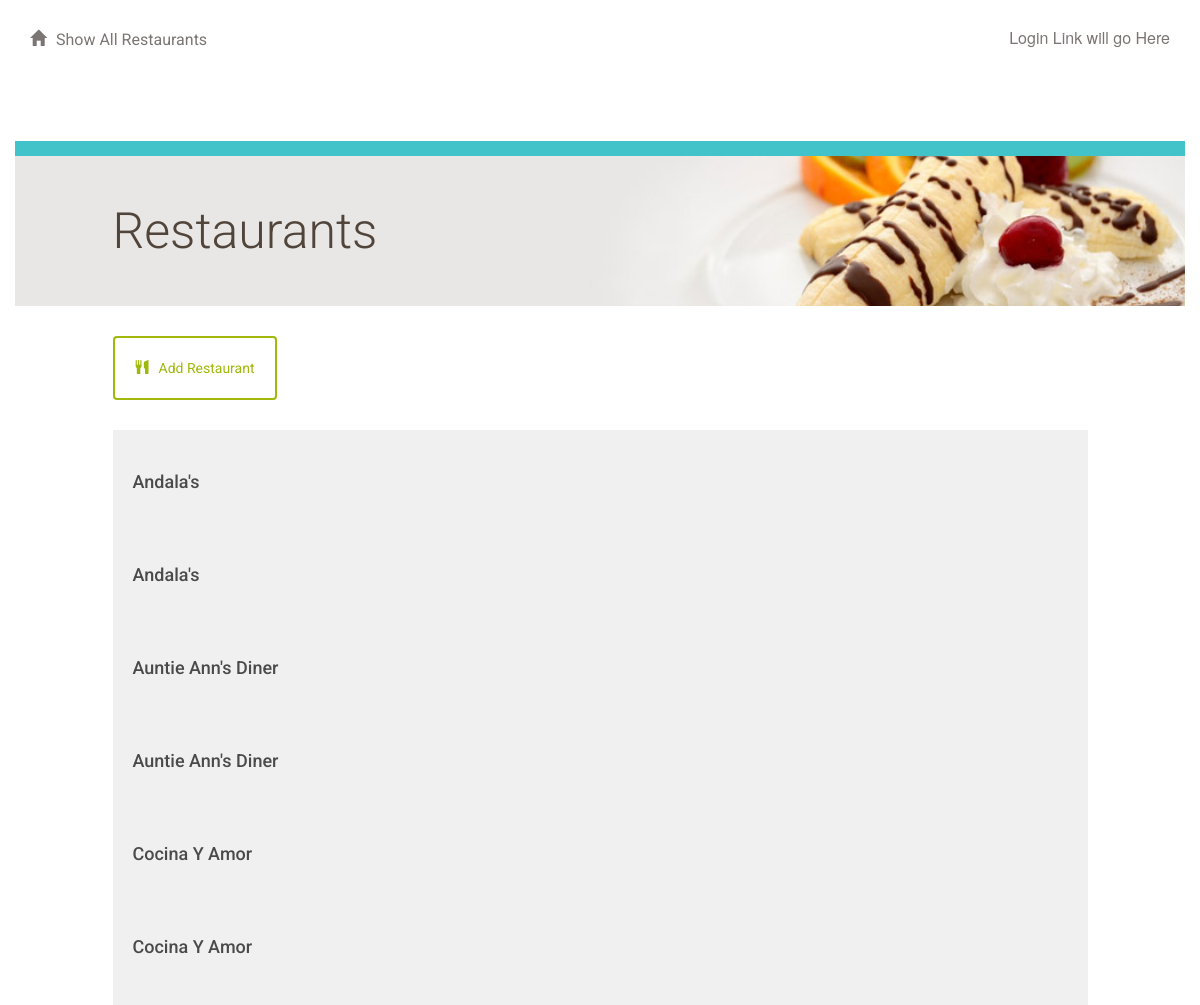
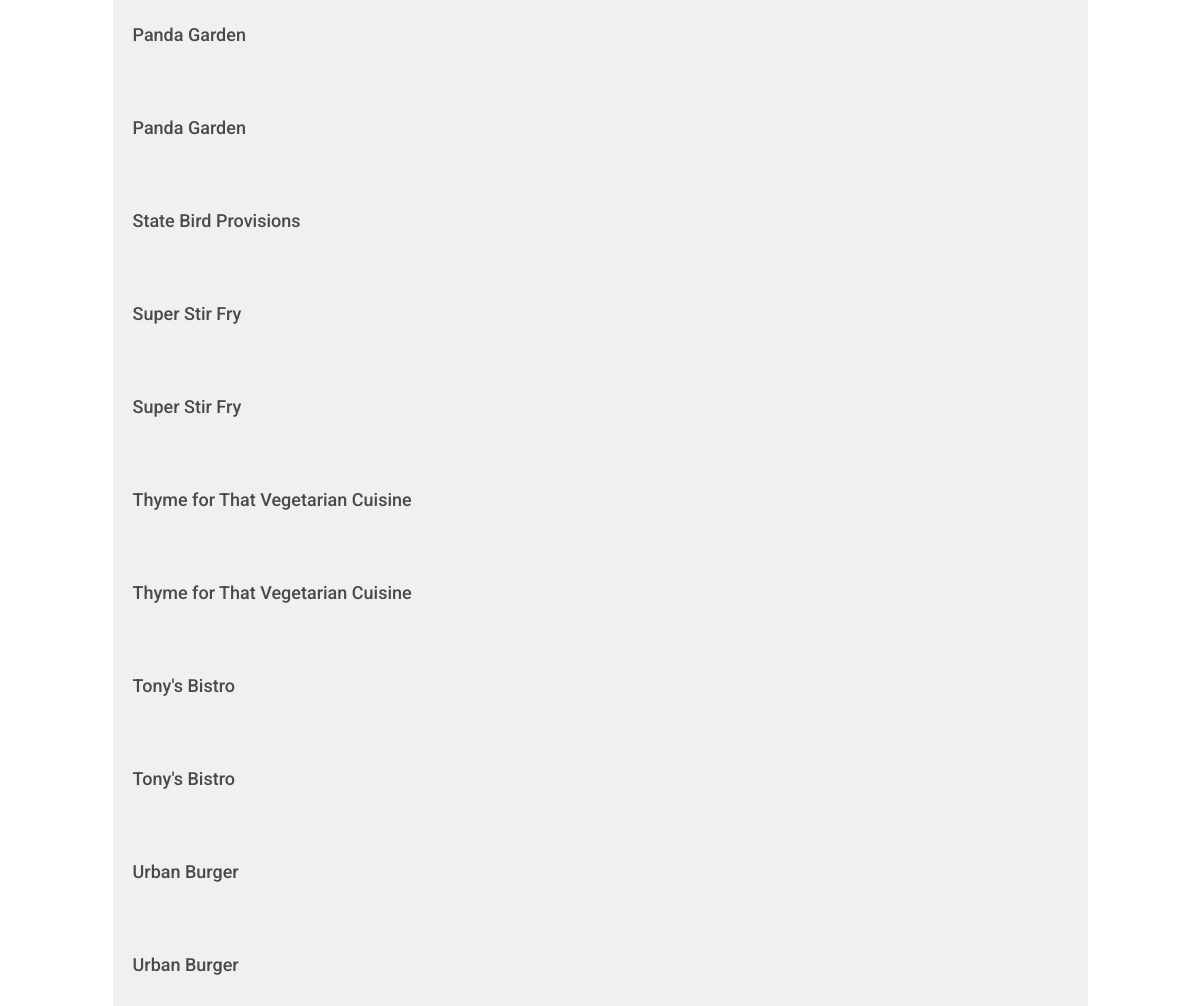
Page /restaurant/ on the earlier database version (2 pictures, top to bottom).
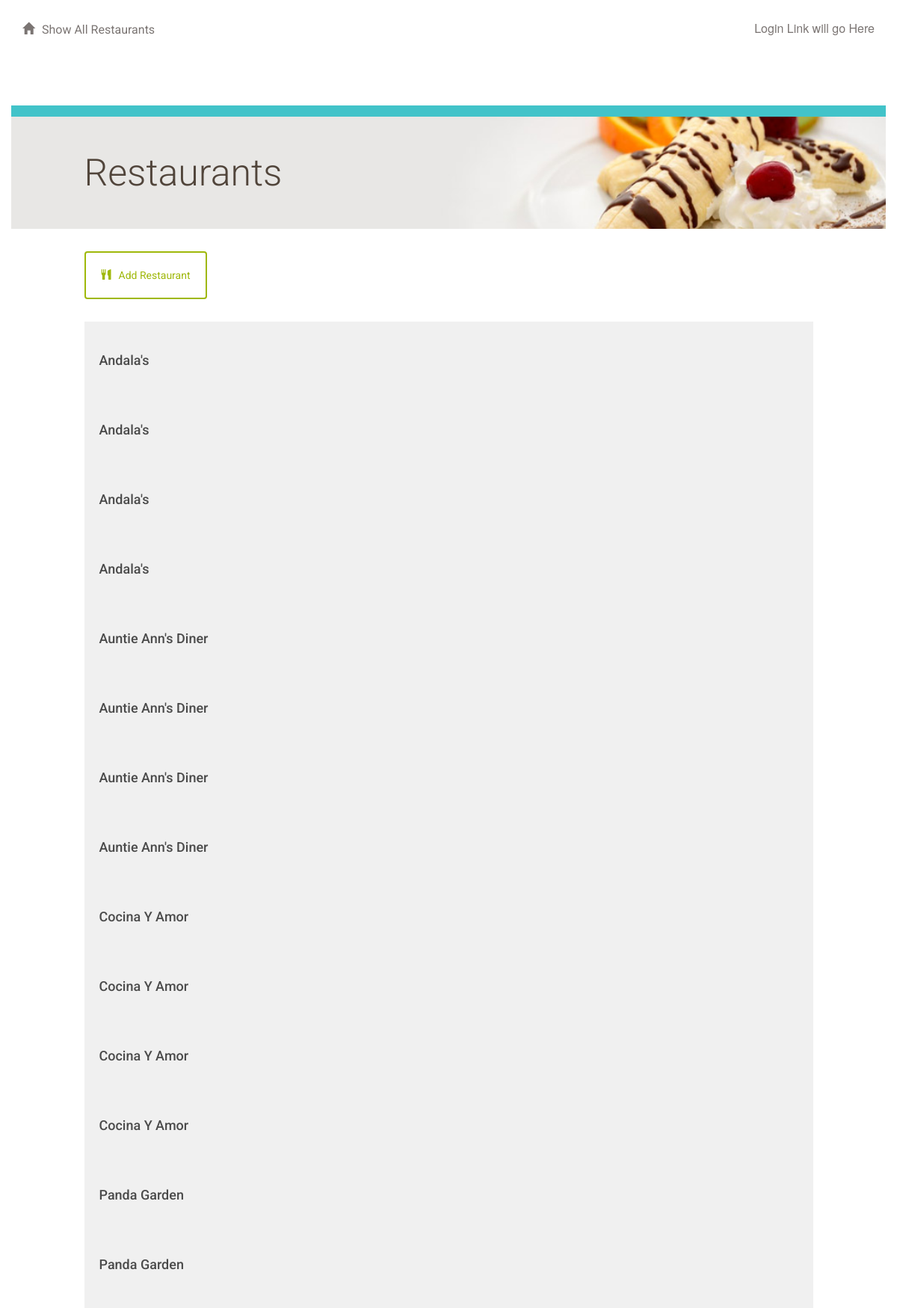
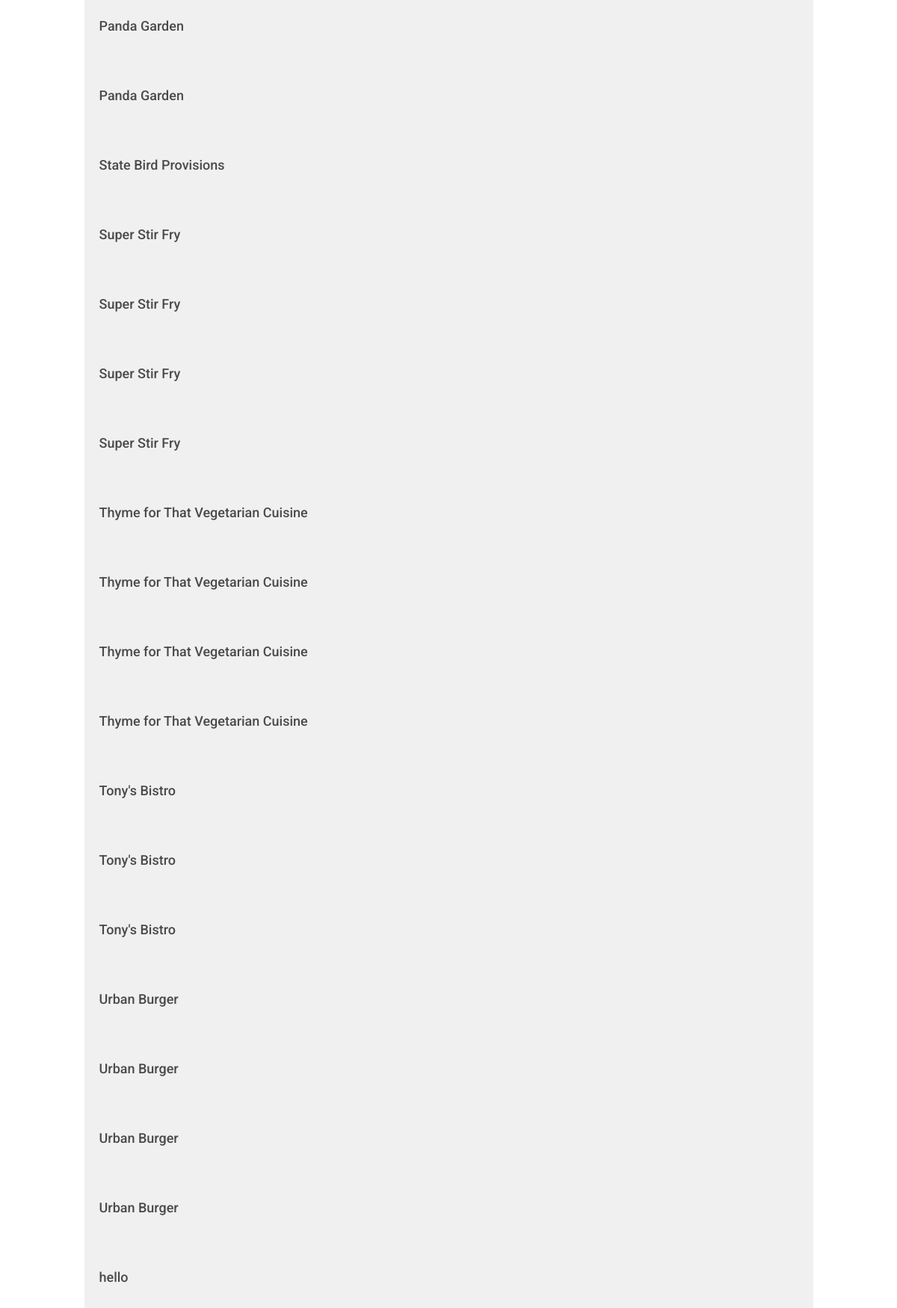
Same page on the later database version (2 pictures, top to bottom).
### database_setup.py (models this page shows, shortened)
class Restaurant(Base):
    __tablename__ = 'restaurant'
    id = Column(Integer, primary_key=True)
    name = Column(String(250), nullable=False)

### project.py (the view)
@app.route('/')
@app.route('/restaurant/')
def showRestaurants():
    restaurants = session.query(Restaurant).order_by(asc(Restaurant.name))
    return render_template('restaurants.html', restaurants=restaurants)

### templates/restaurants.html (shortened to what this page needs)
{% extends "main.html" %}
{% block content %}
{% include "header.html" %}
	<div class="row top-menu">
		<div class="col-md-10"></div>
		<div class="col-md-2 text-right">
					</div>
	</div>
	<div class="row divider blue">
		<div class="col-md-12"></div>
	</div>
	<div class="row banner main">
		<div class="col-md-1"></div>
		<div class="col-md-11 padding-none">
			<h1>Restaurants</h1>
		</div>
	</div>
	<div class="row padding-top padding-bottom">
		<div class="col-md-1"></div>
		<div class="col-md-10 padding-none">
			<a href="{{url_for('newRestaurant')}}">
				<button class="btn btn-default" id="new-restaurant">
					<span class="glyphicon glyphicon-cutlery" aria-hidden="true"></span>Add Restaurant
				</button>
			</a>
		</div>
		<div class="col-md-1"></div>
	</div>
	{% for restaurant in restaurants %}
		<a href = "{{url_for('showMenu', restaurant_id = restaurant.id)}}">
			<div class="row">
				<div class="col-md-1"></div>
					<div class="col-md-10 restaurant-list">
						<h3>{{restaurant.name}}</h3>
					</div>
				<div class="col-md-1"></div>
			</div>
		</a>
	{% endfor %}
{% endblock %}

Differences in the rows shown:
added Restaurant: name "Andala's"
added Restaurant: name "Andala's"
added Restaurant: name "Auntie Ann's Diner"
added Restaurant: name "Auntie Ann's Diner"
added Restaurant: name "Cocina Y Amor"
added Restaurant: name "Cocina Y Amor"
added Restaurant: name "Panda Garden"
added Restaurant: name "Panda Garden"
added Restaurant: name "Super Stir Fry"
added Restaurant: name "Super Stir Fry"
added Restaurant: name "Thyme for That Vegetarian Cuisine"
added Restaurant: name "Thyme for That Vegetarian Cuisine"
added Restaurant: name "Tony's Bistro"
added Restaurant: name "Urban Burger"
added Restaurant: name "Urban Burger"
added Restaurant: name "hello"
